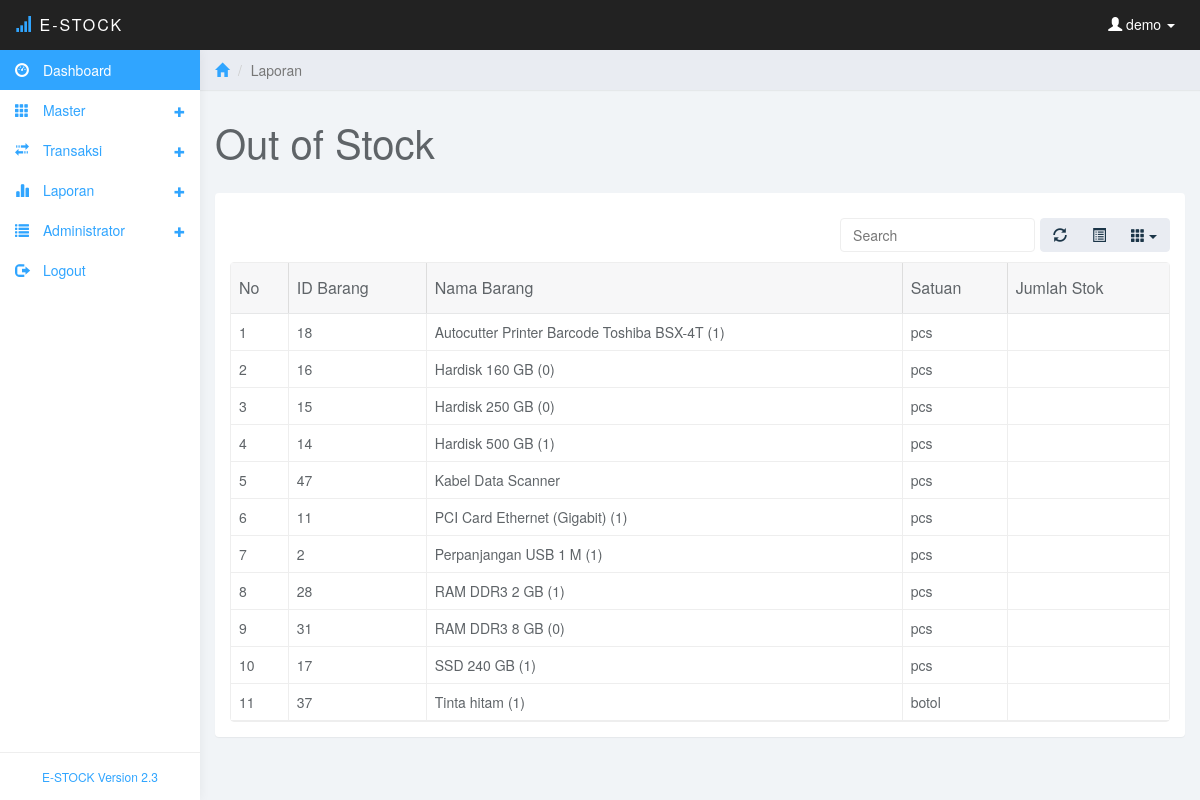
The page /laporan2.php (signed in) on the database its author committed.
### tables this page shows
CREATE TABLE `barang` (
  `id_barang` int(11) NOT NULL,
  `nama_barang` varchar(50) NOT NULL,
  `satuan` varchar(10) NOT NULL,
  `harga_beli` int(11) NOT NULL,
  `harga_jual` int(11) NOT NULL
);

### laporan2.php (the view, shortened to what this page needs)
<?php
include ("koneksi/koneksi.php");
$pengguna=$_SESSION['username'];
?>
<!DOCTYPE html>
<html>
<head>
<link href="css/bootstrap.min.css" rel="stylesheet">
<link href="css/datepicker3.css" rel="stylesheet">
<link href="css/bootstrap-table.css" rel="stylesheet">
<link href="css/styles.css" rel="stylesheet">
</head>
<body>
	<nav class="navbar navbar-inverse navbar-fixed-top" role="navigation">
		<div class="container-fluid">
			<div class="navbar-header">
				<a class="navbar-brand" href="#"><span class="glyphicon glyphicon-signal"></span> E-Stock<span></span></a>
				<ul class="user-menu">
					<li class="dropdown pull-right">
						<a href="#" class="dropdown-toggle" data-toggle="dropdown"><span class="glyphicon glyphicon-user"></span>
						<?php
						echo " $pengguna";
						?>
						<span class="caret"></span></a>
					</li>
				</ul>
			</div>
		</div>
	</nav>
	<?php
	include("menu.php");
	?>
	<div class="col-sm-9 col-sm-offset-3 col-lg-10 col-lg-offset-2 main">
		<div class="row">
			<ol class="breadcrumb">
				<li><a href="#"><span class="glyphicon glyphicon-home"></span></a></li>
				<li class="active">Laporan</li>
			</ol>
		</div>
		<div class="row">
			<div class="col-lg-12">
				<h1 class="page-header">Out of Stock</h1>
			</div>
		</div>
		<div class="row">
			<div class="col-lg-12">
				<div class="panel panel-default">
					<div class="panel-body">
						<table data-toggle="table" data-url="tables/data1.json"  data-show-refresh="true" data-show-toggle="true" data-show-columns="true" data-search="true" data-select-item-name="toolbar1" data-pagination="false" data-sort-name="name" data-sort-order="asc">
						    <thead>
						    <tr>
								<th data-field="no" data-sortable="true">No</th>
						        <th data-field="idbarang"  data-sortable="true">ID Barang</th>
								<th data-field="namabarang"  data-sortable="true">Nama Barang</th>
						        <th data-field="satuan" data-sortable="true">Satuan</th>
								<th data-field="stok" data-sortable="true">Jumlah Stok</th>
							</tr>
							</thead>
							<tbody>
							<?php
							if(substr($_SESSION['level'],0,6)=='gudang')
							{
								$sqlcari=mysqli_query($con,"select * from gudang where kode_gudang='$_SESSION[level]'");
								$dtcari=mysqli_fetch_array($sqlcari);
								$idgudang=$dtcari['id_gudang'];
								$sqlbarang="select b.id_barang, b.nama_barang,b.satuan, g.id_gudang, g.nama_gudang,sum(p.stok) as jumlah from barang b left join posisi p on b.id_barang=p.id_barang
								group by b.id_barang
								having sum(p.stok) is null
								and (p.id_gudang='$idgudang')
								order by b.nama_barang asc";
							}
							else
							{
								$sqlbarang="select b.id_barang, b.nama_barang,b.satuan, sum(p.stok) as jumlah from barang b left join posisi p on b.id_barang=p.id_barang
								group by b.id_barang
								having sum(p.stok) is null
								order by b.nama_barang asc";
							}
							$querybarang=mysqli_query($con,$sqlbarang);
							$urut=1;
							while ($databarang=mysqli_fetch_array($querybarang))
							{
							$idbrg=$databarang['id_barang'];
							$namabrg=$databarang['nama_barang'];
							$satuan=$databarang['satuan'];
							$stok=$databarang['jumlah'];
							echo '
							<tr>
						        <td data-field="no"  data-sortable="true">'.$urut.'</td>
								<td data-field="idbarang"  data-sortable="true">'.$idbrg.'</td>
								<td data-field="namabarang"  data-sortable="true">'.$namabrg.'</td>
						        <td data-field="satuan" data-sortable="true">'.$satuan.'</td>
								<td data-field="stok" data-sortable="true">'.$stok.'</td>
						    </tr>';
							$urut++;
							}
							?>
						    </tbody>
						</table>
					</div>
				</div>
			</div>
		</div>
	</div>
</body>
</html>

### css/styles.css (style rules this page uses)
body { background: #f1f4f7; padding-top: 50px; color: #5f6468; }
a, a:hover, a:focus { color: #30a5ff; }
h1, h2, h3, h4, h5, h6 { color: #5f6468; }
h1 { font-weight: 300; font-size: 40px; }
.navbar-header .navbar-brand { color: #fff; font-size: 16px; text-transform: uppercase; font-weight: 500; letter-spacing: 2px; }
.navbar-header .navbar-brand span { color: #30a5ff; }
.panel { border: 0; }
.navbar { border: 0; }
.user-menu { display: inline-block; margin-top: 14px; margin-right: 10px; float: right; list-style: none; padding: 0; }
.user-menu a { color: #fff; }
@media (min-width: 768px) { .navbar-header { width: 100%; } }
.breadcrumb { border-radius: 0; padding: 10px 15px; background: #e9ecf2; box-shadow: 0 1px 1px rgba(0, 0, 0, .05); margin: 0 ; }
h1.page-header { margin-top: 30px; border-bottom: 0; }
.table { background: #fff; }

### rows shown on the page
barang: id_barang "18", nama_barang "Autocutter Printer Barcode Toshiba BSX-4T (1)", satuan "pcs"
barang: id_barang "16", nama_barang "Hardisk 160 GB (0)", satuan "pcs"
barang: id_barang "15", nama_barang "Hardisk 250 GB (0)", satuan "pcs"
barang: id_barang "14", nama_barang "Hardisk 500 GB (1)", satuan "pcs"
barang: id_barang "47", nama_barang "Kabel Data Scanner", satuan "pcs"
barang: id_barang "11", nama_barang "PCI Card Ethernet (Gigabit) (1)", satuan "pcs"
barang: id_barang "2", nama_barang "Perpanjangan USB 1 M (1)", satuan "pcs"
barang: id_barang "28", nama_barang "RAM DDR3 2 GB (1)", satuan "pcs"
barang: id_barang "31", nama_barang "RAM DDR3 8 GB (0)", satuan "pcs"
barang: id_barang "17", nama_barang "SSD 240 GB (1)", satuan "pcs"
barang: id_barang "37", nama_barang "Tinta hitam (1)", satuan "botol"

### other values the page prints
$pengguna "demo"
